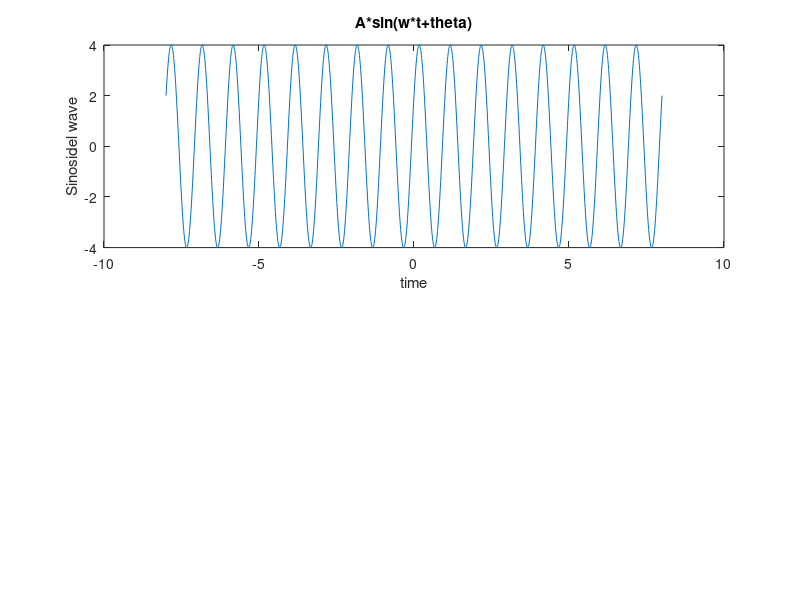

The MATLAB script that drew this image: (Note: this script raises an error after producing the figure.)
close all
clear 
clc

t=-8:0.01:8;
A=4;
w=2*pi;
theta=pi/6;

y=A*sin(w*t+theta);
subplot(2,1,1);
plot(t,y);
xlabel('time');
ylabel('Sinosidel wave');
title('A*sin(w*t+theta)');


Noise= rand(1,y);
subplot(2,1,2);
plot(t,Noise);
xlabel('time');
ylabel('Sinosidel wave');
title('A*sin(w*t+theta)');
